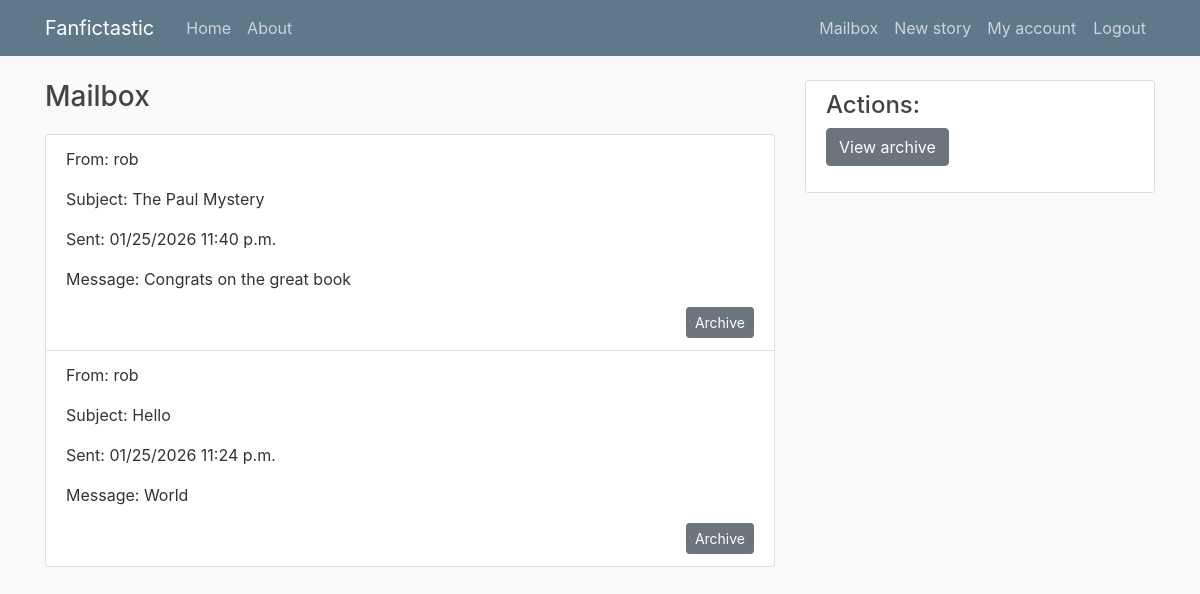
Page /mails/ (signed in) on the committed database.
### mails/models.py (models this page shows, shortened)
class Mail(models.Model):
    sender = models.ForeignKey(User, on_delete=models.CASCADE, related_name='sent_mails')
    recipient = models.ForeignKey(User, on_delete=models.CASCADE, related_name='received_mails')
    subject = models.CharField(max_length=255)
    body = models.TextField()
    timestamp = models.DateTimeField(default=timezone.now)
    is_archived = models.BooleanField(default=False)

### mails/views.py (the view)
# urls.py: path('', MailboxView.as_view(), name='mailbox'),              # /mails/
class MailboxView(LoginRequiredMixin, ListView):
    model = Mail
    template_name = 'mails/mailbox.html'
    context_object_name = 'mails'
    def get_queryset(self):
        return Mail.objects.filter(recipient=self.request.user, is_archived=False).order_by('-timestamp')

### mails/templates/mails/mailbox.html
{% extends "stories/base.html" %}
{% block content %}
<h1>Mailbox</h1>
{% if mails %}
<ul class="list-group">
  {% for mail in mails %}
    <li class="list-group-item">
      <p>From: {{ mail.sender.username }}</p>
      <p>Subject: {{ mail.subject }}</p>
      <p>Sent: {{ mail.timestamp|date:"SHORT_DATETIME_FORMAT" }}</p>
      <p>Message: {{ mail.body }}</p>
      <a href="{% url 'mails:archive' mail.id %}" class="btn btn-sm btn-secondary float-right">Archive</a>
    </li>
  {% endfor %}
</ul>
{% else %}
<p>No mails yet.</p>
{% endif %}
{% endblock %}
{% block sidebar %}
<div class="content-section">
<h2>Actions:</h2>
<a href="{% url 'mails:archived' %}" class="btn btn-secondary mb-3">View archive</a>
</div>
{% endblock %}

### stories/static/stories/main.css (style rules this page uses)
body { background: #fafafa; color: #333333; margin-top: 5rem; }
h1, h2, h3, h4, h5, h6 { color: #444444; }
h1 { font-size: 28px; padding-bottom: 12px; }
h2 { font-size: 24px; }
ul { margin: 0; }
.content-section { background: #ffffff; padding: 10px 20px; border: 1px solid #dddddd; border-radius: 3px; margin-bottom: 20px; }

### rows in the picture
Mail: sender.username "rob", subject "The Paul Mystery", timestamp "01/25/2026 11:40 p.m.", body "Congrats on the great book"
Mail: sender.username "rob", subject "Hello", timestamp "01/25/2026 11:24 p.m.", body "World"
